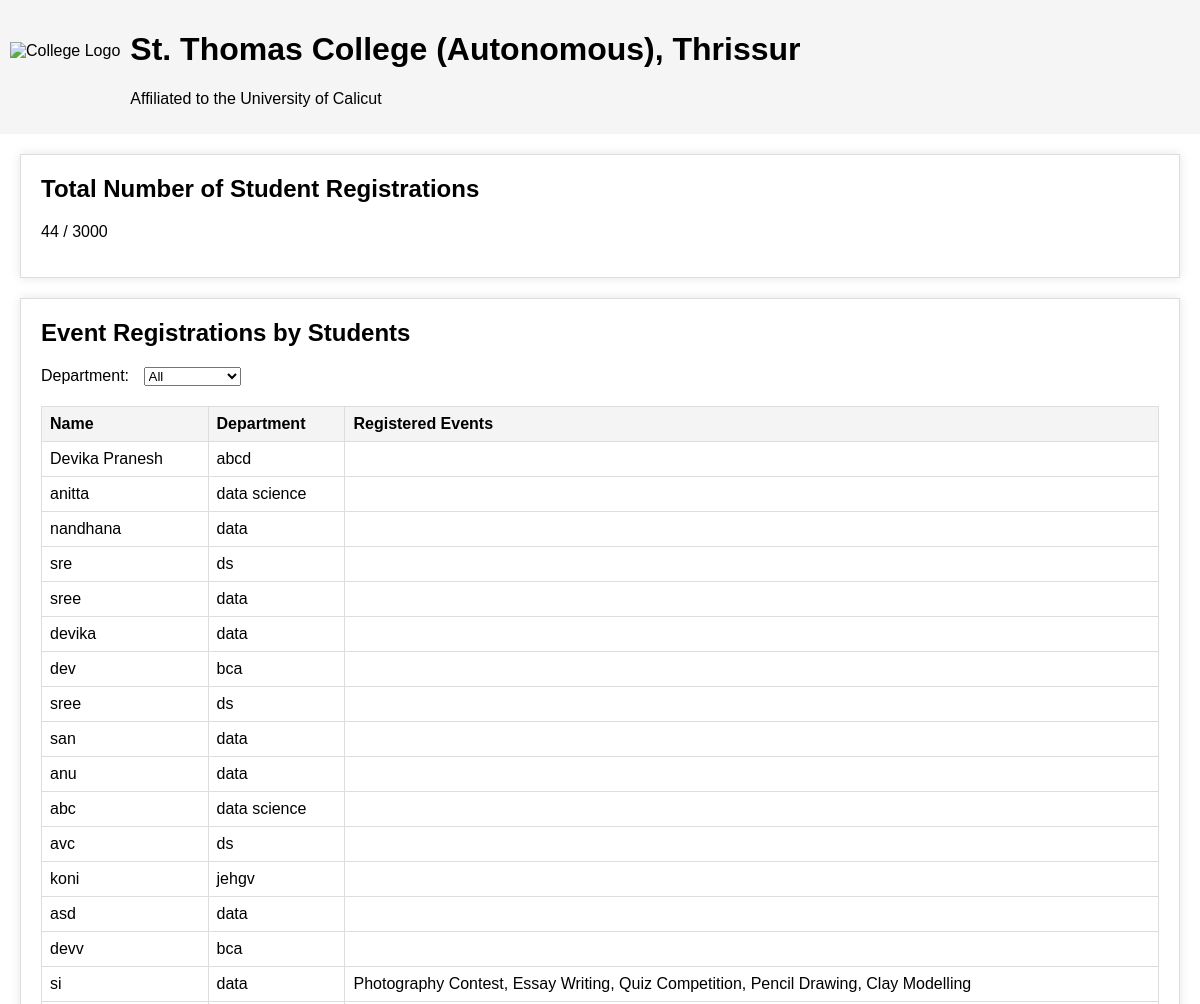
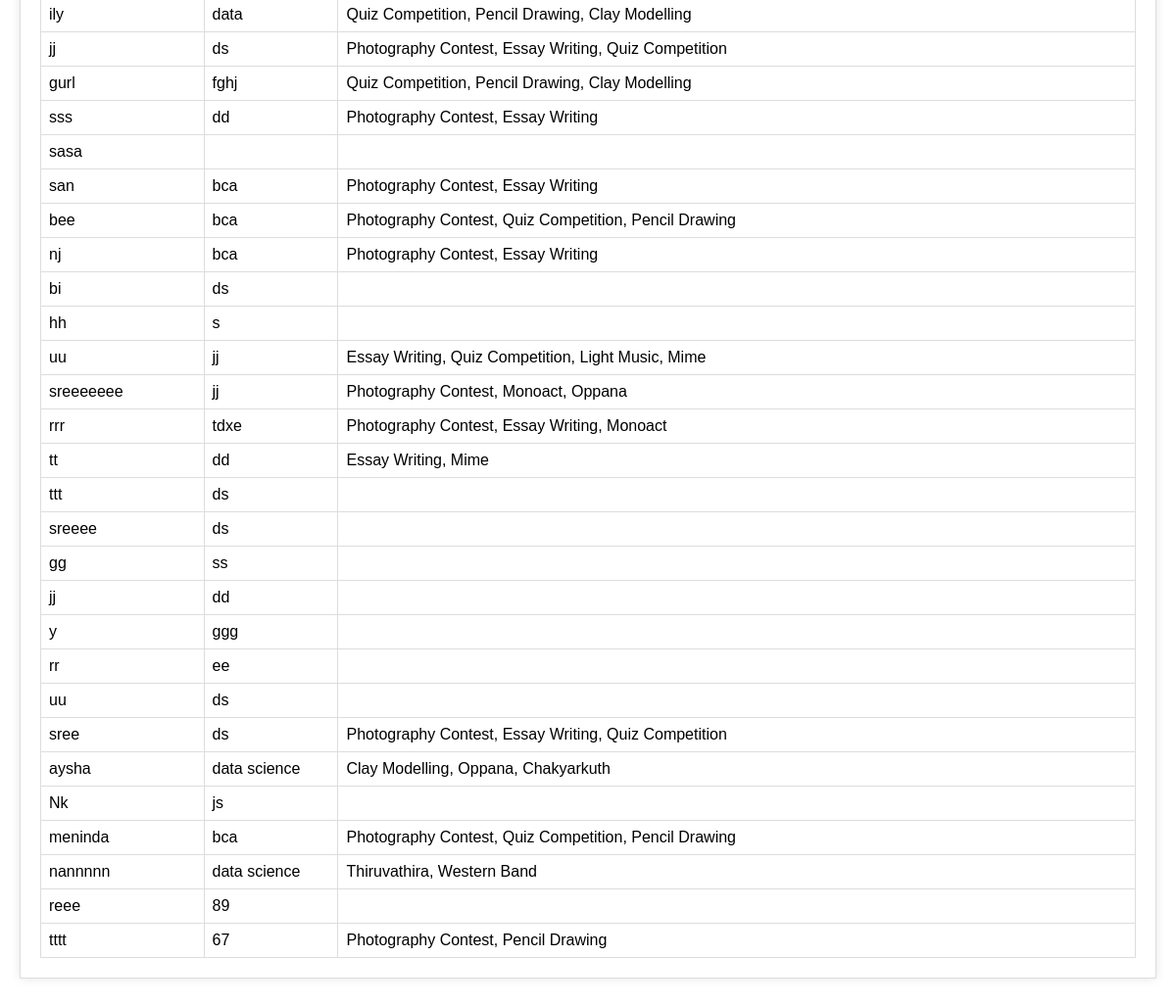
/admin_dashboard/, run on the app's committed database (2 pictures, top to bottom).
### finearts/models.py (models this page shows, shortened)
class Student(models.Model):
    name = models.CharField(max_length=100)
    admission_number = models.CharField(max_length=15, unique=True,default="",null=True)
    department = models.CharField(max_length=50,default='')
    events = models.ManyToManyField(Event, blank=True)  # Relation to the Event model

### finearts/views.py (the view)
# urls.py: path('admin_dashboard/', views.admin_dashboard, name='admin_dashboard'),
def admin_dashboard(request):
    students = Student.objects.prefetch_related('events').all()
    total_students = students.count()
    total_capacity = 3000  # Set your capacity
    student_data = []
    for student in students:
        registered_events = [event.name for event in student.events.all()]
        student_data.append({
            'name': student.name,
            'department': student.department,
            'registered_events': registered_events,
        })
    departments = students.values_list('department', flat=True).distinct()
    return render(request, 'admin_dashboard.html', {
        'total_students': total_students,
        'total_capacity': total_capacity,
        'students': student_data,
        'departments': departments,
    })

### finearts/templates/admin_dashboard.html (shortened to what this page needs)
<!DOCTYPE html>
<html lang="en">
<head>
</head>
<body>
<header>
    <img src="logo.png" alt="College Logo">
    <div>
        <h1>St. Thomas College (Autonomous), Thrissur</h1>
        <p>Affiliated to the University of Calicut</p>
    </div>
</header>
<div class="content">
    <div class="card">
        <h2>Total Number of Student Registrations</h2>
        <p id="registration-count">{{ total_students }} / {{ total_capacity }}</p>
    </div>
    <div class="card">
        <h2>Event Registrations by Students</h2>
        <div class="filters">
            <label for="department-filter">Department:</label>
            <select id="department-filter" onchange="filterTable()">
                <option value="">All</option>
            </select>
        </div>
        <div class="table-container">
            <table id="students-table">
                <thead>
                    <tr>
                        <th>Name</th>
                        <th>Department</th>
                        <th>Registered Events</th>
                    </tr>
                </thead>
                <tbody>
                    {% for student in students %}
                    <tr>
                        <td>{{ student.name }}</td>
                        <td>{{ student.department }}</td>
                        <td>{{ student.registered_events|join:", " }}</td>
                    </tr>
                    {% endfor %}
                </tbody>
            </table>
        </div>
    </div>
</div>
</body>
</html>

### finearts/templates/admin_dashboard.html (style rules this page uses)
body { font-family: Arial, sans-serif; margin: 0; padding: 0; }
header { display: flex; align-items: center; padding: 10px; background-color: #f5f5f5; }
header img { height: 50px; margin-right: 10px; }
.content { padding: 20px; }
.card { margin-bottom: 20px; padding: 20px; border: 1px solid #ddd; box-shadow: 0 0 10px rgba(0, 0, 0, 0.1); }
.card h2 { margin: 0; margin-bottom: 20px; }
.table-container { overflow-x: auto; }
table { width: 100%; border-collapse: collapse; }
th, td { padding: 8px; border: 1px solid #ddd; text-align: left; }
th { background-color: #f4f4f4; }
.filters { margin-bottom: 20px; }
.filters select { margin-left: 10px; }

### data on the page
Student: name "Devika Pranesh", department "abcd"
Student: name "anitta", department "data science"
Student: name "nandhana", department "data"
Student: name "sre", department "ds"
Student: name "sree", department "data"
Student: name "devika", department "data"
Student: name "dev", department "bca"
Student: name "sree", department "ds"
Student: name "san", department "data"
Student: name "anu", department "data"
Student: name "abc", department "data science"
Student: name "avc", department "ds"
Student: name "koni", department "jehgv"
Student: name "asd", department "data"
Student: name "devv", department "bca"
Student: name "si", department "data"
Student: name "ily", department "data"
Student: name "jj", department "ds"
Student: name "gurl", department "fghj"
Student: name "sss", department "dd"
Student: name "sasa"
Student: name "san", department "bca"
Student: name "bee", department "bca"
Student: name "nj", department "bca"
Student: name "bi", department "ds"
Student: name "hh"
Student: name "uu", department "jj"
Student: name "sreeeeeee", department "jj"
Student: name "rrr", department "tdxe"
Student: name "tt", department "dd"
Student: name "ttt", department "ds"
Student: name "sreeee", department "ds"
Student: name "gg", department "ss"
Student: name "jj", department "dd"
Student: department "ggg"
Student: name "rr", department "ee"
Student: name "uu", department "ds"
Student: name "sree", department "ds"
Student: name "aysha", department "data science"
Student: name "Nk", department "js"
Student: name "meninda", department "bca"
Student: name "nannnnn", department "data science"
Student: name "reee", department "89"
Student: name "tttt", department "67"

### other printed values
{{ total_students }} "44"
{{ total_capacity }} "3000"
{{ student.registered_events|join:", " }} "Photography Contest, Essay Writing, Quiz Competition, Pencil Drawing, Clay Modelling" "Quiz Competition, Pencil Drawing, Clay Modelling" "Photography Contest, Essay Writing, Quiz Competition" "Quiz Competition, Pencil Drawing, Clay Modelling" "Photography Contest, Essay Writing" "Photography Contest, Essay Writing" "Photography Contest, Quiz Competition, Pencil Drawing" "Photography Contest, Essay Writing" "Essay Writing, Quiz Competition, Light Music, Mime" "Photography Contest, Monoact, Oppana" "Photography Contest, Essay Writing, Monoact" "Essay Writing, Mime" "Photography Contest, Essay Writing, Quiz Competition" "Clay Modelling, Oppana, Chakyarkuth" "Photography Contest, Quiz Competition, Pencil Drawing" "Thiruvathira, Western Band" "Photography Contest, Pencil Drawing"
{{ student.department }} "s"
{{ student.name }} "y"
